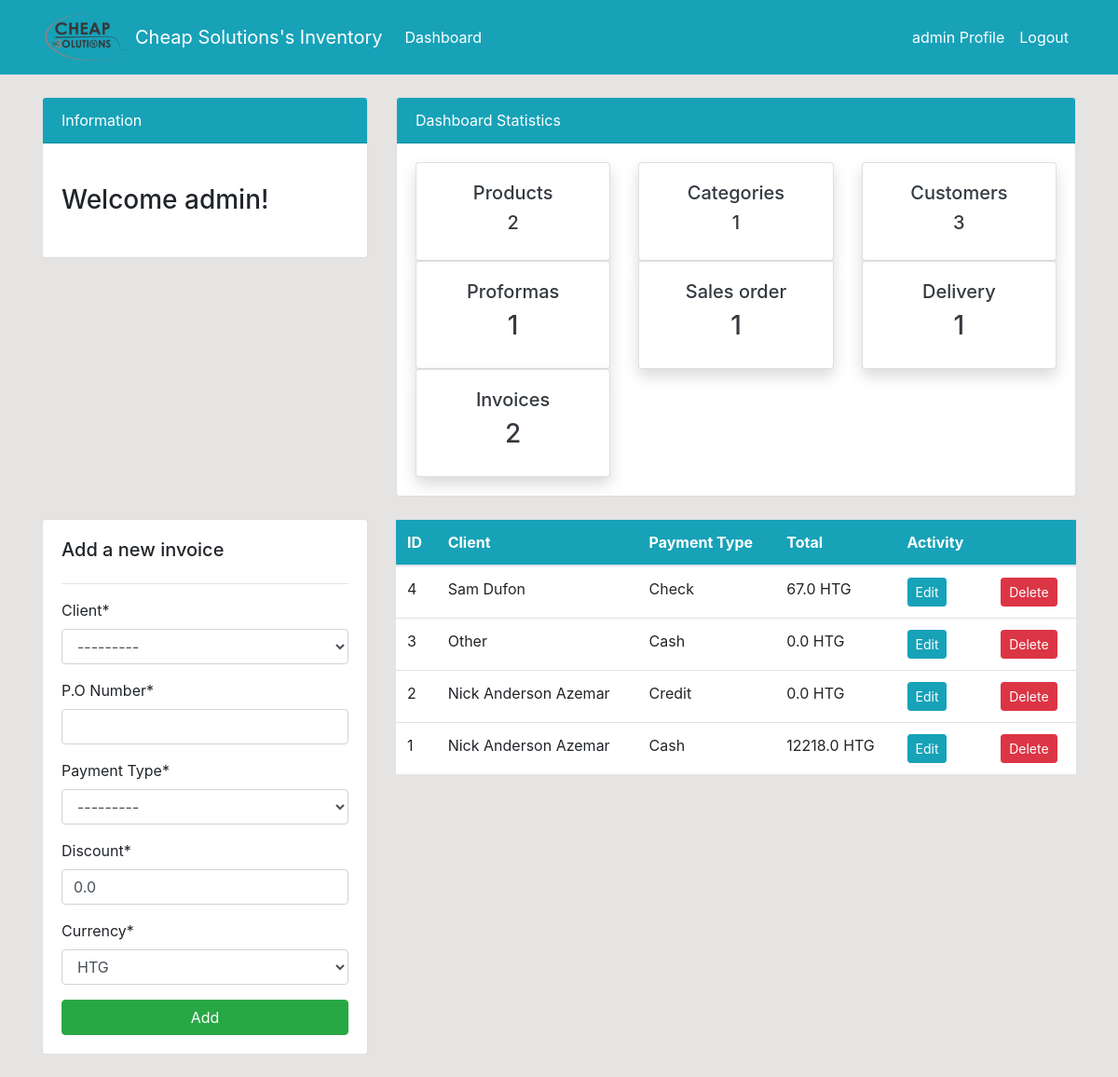
Page /invoices/ (signed in) on the committed database.
### dashboard/models.py (models this page shows, shortened)
class Invoice(models.Model):
    Type   = models.CharField('Invoice Type',
                                   max_length = 50,
                                   choices = Invoice_Type,
                                   null = True)
    client = models.ForeignKey(Customer, on_delete=models.SET_NULL, null=True)
    name_backup = models.CharField(max_length=500, null = True)
    email_backup = models.EmailField(max_length=254, null=True)
    phone_backup = models.PositiveIntegerField(null=True)
    address_backup = models.CharField(max_length=500, null=True )
    PoNumber = models.IntegerField('P.O Number',null=True)
    PaymentType = models.CharField('Payment Type',
                                   max_length=50,
                                   choices=Payment_Type,
                                   null=True)
    Date   = models.DateTimeField('Date',
                              default=datetime.now, blank=True
                              )
    Total = models.FloatField(null=True, default = 0.0)
    discount = models.FloatField('Discount',null=True, default = 0.0)
    Balance = models.FloatField(null=True)
    currency = models.CharField(max_length=50, choices=Currency_Category,default='HTG',null=True)
    class Meta:
        ordering = ('Date',)

### dashboard/views.py (the view)
# urls.py: path('invoices/', views.invoices, name='dashboard-invoices'),#invoice
@login_required(login_url='user-login')
def invoices(request):
    proforma = Proforma.objects.all().order_by('-id',)
    proforma_count = proforma.count()
    invoice_count = 0
    invoice = Invoice.objects.all().order_by('-id',)
    for inv in invoice:
        if inv.Type == "Invoice":
            invoice_count += 1
    invoice_salesorder_count = 0
    invoice = Invoice.objects.all().order_by('-id',)
    for inv in invoice:
        if inv.Type == "Sales Order":
            invoice_salesorder_count += 1
    invoice_delivery_count = 0
    invoice = Invoice.objects.all().order_by('-id',)
    for inv in invoice:
        if inv.Type == "Delivery":
            invoice_delivery_count += 1
    category = Category.objects.all().order_by('-id',)
    category_count = category.count()
    product = Product.objects.all().order_by('-id',)
    product_count = product.count()
    customer = Customer.objects.all()
    customer_count = customer.count()
    order = Order.objects.all().order_by('-id',)
    order_count = order.count()
    """"""
    if request.method == 'POST':
        form = InvoiceForm(request.POST)
        if request.POST.get("client"):
          custo = Customer.objects.get(id=int(request.POST.get("client")))
          request.POST._mutable = True
          request.POST['name_backup'] = custo.name
          request.POST['email_backup'] = custo.email
          request.POST['phone_backup'] = custo.phone
          request.POST['address_backup'] = custo.address
          request.POST['Type'] = "Invoice"
        if form.is_valid():
          form.save()
          messages.success(request, f'An invoice has been added')
          return redirect('dashboard-invoices')
    else:
       form = InvoiceForm()
    context = {
        'delivery': invoice_delivery_count,
        'salesorder': invoice_salesorder_count,
        'proforma':proforma,
        'proforma_count':proforma_count,
        'invoice': invoice,
        'invoice_count': invoice_count,
        'category': category,
        'category_count': category_count,
        'product': product,
        'form': form,
        'customer_count': customer_count,
        'product_count': product_count,
        'order_count': order_count,
    }
    return render(request, 'dashboard/invoice.html', context)

### dashboard/forms.py
class InvoiceForm(forms.ModelForm):
  class Meta:
    model = Invoice
    fields = ['client',
                  'PoNumber',
                  'PaymentType',
                  'discount',
                  'currency',
                  'name_backup',
                  'email_backup',
                  'phone_backup',
                  'address_backup',
                  'Type',]
  def __init__(self, *args, **kwargs):
    super(InvoiceForm, self).__init__(*args, **kwargs)
    for field in self.fields:
      self.fields['name_backup'].widget = forms.HiddenInput()
      self.fields['email_backup'].widget = forms.HiddenInput()
      self.fields['phone_backup'].widget = forms.HiddenInput()
      self.fields['address_backup'].widget = forms.HiddenInput()
      self.fields['Type'].widget = forms.HiddenInput()

### dashboard/models.py (called while the page is built)
    def __str__(self):
        return '{0}'.format(self.name)

### templates/dashboard/invoice.html (shortened to what this page needs)
{% extends 'partials/base.html' %} {% block title %}Invoices Page{% endblock %} {% load crispy_forms_tags %}
{% block content %} {% include 'partials/topside.html' %}
<div class="row my-4">
	<div class="col-md-4">
		<div class="card card-body">
			<h5>Add a new invoice</h5>
			<hr>
			<form method="POST">
				{% csrf_token %} {{ form|crispy }}
				<input class="btn btn-success btn-block" type="submit" value="Add">
            </form>
        </div>
    </div>
    <div class="col-md-8">
        <table class="table bg-white">
            <thead class="bg-info text-white">
                <tr>
                    <th scope="col">ID</th>
                    <th scope="col">Client</th>
                    <th scope="col">Payment Type</th>
                    <th scope="col">Total</th>
                    <th scope="col">Activity</th>
                    <th scope="col"></th>
                </tr>
            </thead>
            <tbody>
                {% for invoice in invoice %}
                <tr>
                    <td>{{ invoice.id }}</td>
                    <td>{{ invoice.name_backup }}</td>
                    <td>{{ invoice.PaymentType }}</td>
                   <td>{{ invoice.Total }} {{ invoice.currency }}</td>
                    <td>
                        <a class="btn btn-info btn-sm mr-2"
                            href="{% url 'dashboard-invoices-edit-product' invoice.id %}">Edit</a>
                    </td>
                    <td>
                      <a class="btn btn-danger btn-sm ml-2"
                            href="{% url 'dashboard-invoices-delete' invoice.id %}">Delete</a>
                    </td>
                </tr>
                {% endfor %}
            </tbody>
        </table>
    </div>
</div>
{% endblock %}

### templates/partials/nav.html (shortened to what this page needs)
{% load static %}
<nav class="navbar navbar-expand-lg navbar-info bg-info">
    <div class="container">
        <img class="img2" src="{% static '/img/Cheap solution logo.png' %}" alt="Cheap Solutions" style="width: 100%; max-width: 100px" />
        <a class="navbar-brand text-white" href="{% url 'dashboard-index' %}">Cheap Solutions's Inventory</a>
        {% if user.is_authenticated %}
        <div class="collapse navbar-collapse" id="navbarSupportedContent">
            <ul class="navbar-nav mr-auto">
                <li class="nav-item active">
                    <a class="nav-link text-white" href="{% url 'dashboard-index' %}">Dashboard </a>
                </li>
            </ul>
            <ul class="navbar-nav ml-auto">
                <li class="nav-item active">
                    <a class="nav-link text-white" href="{% url 'user-profile' %}">{{ user.username }} Profile
                        <span class="sr-only">(current)</span></a>
                </li>
                <li class="nav-item">
                    <a class="nav-link text-white" href="{% url 'user-logout' %}">Logout</a>
                </li>
            </ul>
            {% endif %}
        </div>
    </div>
</nav>

### templates/partials/topside.html
<div class="row">
    <div class="col-md-4 mt-4">
        <div class="card">
            <div class="card-header bg-info text-white">
                Information
            </div>
            <div class="card-body">
                <marquee behavior="" direction="">
                    <h3 class="my-4">Welcome {{ user.username }}!</h3>
                </marquee>
            </div>
        </div>
    </div>
    <div class="col-md-8 mt-4">
        <div class="card">
            <div class="card-header bg-info text-white">
                Dashboard Statistics
            </div>
            <div class="card-body">
                <div class="row">
                    <div class="col-md-4">
                        <a class="text-decoration-none text-dark" href="{% url 'dashboard-products' %}">
                            <div class="card my-card shadow">
                                <div class="card-body text-center">
                                    <h5>Products </h5>
                                    <h5>{{ product_count }}</h5>
                                </div>
                            </div>
                        </a>
                    </div>
                    <div class="col-md-4">
                        <a class="text-decoration-none text-dark" href="{% url 'dashboard-products-category' %}">
                            <div class="card my-card shadow">
                                <div class="card-body text-center">
                                    <h5>Categories </h5>
                                    <h5>{{ category_count }}</h5>
                                </div>
                            </div>
                        </a>
                    </div>
                     <div class="col-md-4">
                        <a class="text-decoration-none text-dark" href="{% url 'dashboard-customers' %}">
                            <div class="card my-card shadow">
                                <div class="card-body text-center">
                                    <h5>Customers</h5>
                                    <h5>{{customer_count}}</h5>
                                </div>
                            </div>
                        </a>
                    </div>
                    <div class="col-md-4">
                        <a class="text-decoration-none text-dark" href="{% url 'dashboard-proformas' %}">
                            <div class="card my-card shadow">
                                <div class="card-body text-center">
                                    <h5>Proformas </h5>
                                    <h3>{{ proforma_count }}</h3>
                                </div>
                            </div>
                        </a>
                    </div>
                    <div class="col-md-4">
                        <a class="text-decoration-none text-dark" href="{% url 'dashboard-invoices-salesorder' %}">
                            <div class="card my-card shadow">
                                <div class="card-body text-center">
                                    <h5>Sales order</h5>
                                    <h3>{{ salesorder }}</h3>
                                </div>
                            </div>
                        </a>
                    </div>
                    <div class="col-md-4">
                        <a class="text-decoration-none text-dark" href="{% url 'dashboard-invoices-delivery' %}">
                            <div class="card my-card shadow">
                                <div class="card-body text-center">
                                    <h5>Delivery</h5>
                                  <h3>{{ delivery }}</h3>
                                </div>
                            </div>
                        </a>
                    </div>
                    <div class="col-md-4">
                        <a class="text-decoration-none text-dark" href="{% url 'dashboard-invoices' %}">
                            <div class="card my-card shadow">
                                <div class="card-body text-center">
                                    <h5>Invoices </h5>
                                    <h3>{{ invoice_count }}</h3>
                                </div>
                            </div>
                        </a>
                    </div>
                </div>
            </div>
        </div>
    </div>
</div>

### static/style.css (style rules this page uses)
body { background: rgb(230, 227, 227); }

### templates/partials/nav.html (style rules this page uses)
.img2 { -webkit-filter: grayscale(100%); filter: grayscale(100%); }

### rows in the picture
Invoice: id "4", name_backup "Sam Dufon", PaymentType "Check", Total "67.0", currency "HTG"
Invoice: id "3", name_backup "Other", PaymentType "Cash", Total "0.0", currency "HTG"
Invoice: id "2", name_backup "Nick Anderson Azemar", PaymentType "Credit", Total "0.0", currency "HTG"
Invoice: id "1", name_backup "Nick Anderson Azemar", PaymentType "Cash", Total "12218.0", currency "HTG"

### other values in the picture
{{ user.username }} "admin"
{{ product_count }} "2"
{{ category_count }} "1"
{{ customer_count }} "3"
{{ proforma_count }} "1"
{{ salesorder }} "1"
{{ delivery }} "1"
{{ invoice_count }} "2"
